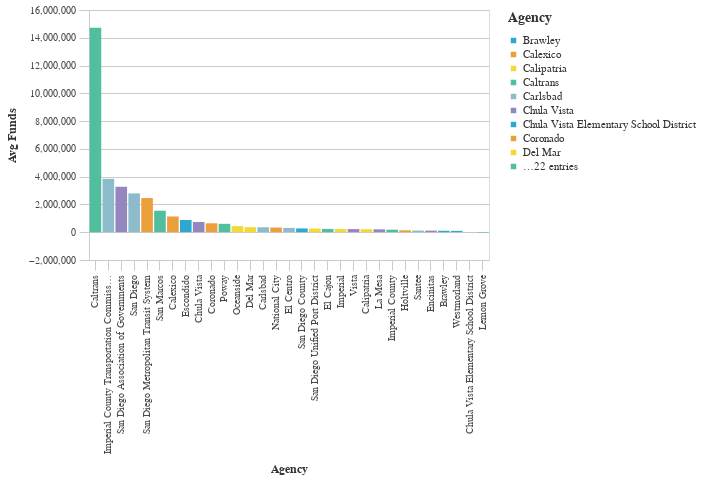

Source (notebook cell):
### Code cell
#Bar chart Bottom Average Total Requested Funds by Agency
avg_funds_bottom = (df>>group_by(_.primary_agency_name)>>summarize(avg_funds=_.adjusted_total_requested.mean())>>arrange(-_.avg_funds)).tail(50)

chart5=( _dla_utils_reports.basic_bar_chart_no_save((avg_funds_bottom.tail(40)), 'primary_agency_name','avg_funds', 'primary_agency_name', district))
    
display(HTML("<h4><strong>Lowest Average Total Funds by Agency ($2021)</strong></h4>"))
chart5

### Figure 1 — Vega-Lite specification as saved in the notebook (floating-point values rounded to 4 significant figures)
{"config": {"view": {"continuousWidth": 400, "continuousHeight": 300}, "axis": {"domainColor": "#cbcbcb", "grid": true, "gridColor": "#cbcbcb", "gridWidth": 1, "labelColor": "#474747", "labelFont": "Nunito Sans", "labelFontSize": 10, "labelPadding": 4, "tickColor": "#cbcbcb", "tickSize": 10, "titleColor": "#333", "titleFont": "Raleway", "titleFontSize": 12, "titlePadding": 10}, "axisBand": {"grid": false}, "background": "white", "font": "Raleway", "header": {"labelFont": "Nunito Sans", "titleFont": "Raleway"}, "legend": {"labelColor": "#333", "labelFont": "Nunito Sans", "labelFontSize": 11, "labelLimit": 0, "padding": 1, "symbolSize": 30, "symbolType": "square", "titleColor": "#333", "titleFont": "Raleway", "titleFontSize": 14, "titlePadding": 10}, "title": {"anchor": "middle", "font": "Raleway", "fontSize": 18, "fontWeight": 300, "offset": 20}}, "data": {"name": "data-f95998987668230d843f32e74955dbdb"}, "mark": "bar", "encoding": {"color": {"field": "primary_agency_name", "legend": {"symbolLimit": 10, "title": "Agency"}, "scale": {"range": ["#2EA8CE", "#EB9F3C", "#F4D837", "#51BF9D", "#8CBCCB", "#9487C0"]}, "type": "nominal"}, "tooltip": [{"field": "primary_agency_name", "type": "nominal"}, {"field": "avg_funds", "type": "quantitative"}], "x": {"field": "primary_agency_name", "sort": "-y", "title": "Agency", "type": "nominal"}, "y": {"field": "avg_funds", "title": "Avg Funds", "type": "quantitative"}}, "height": 250, "width": 400, "$schema": "https://vega.github.io/schema/vega-lite/v4.17.0.json", "datasets": {"data-f95998987668230d843f32e74955dbdb": [{"primary_agency_name": "Caltrans", "avg_funds": 14720000.0}, {"primary_agency_name": "Imperial County Transportation Commission", "avg_funds": 3841000.0}, {"primary_agency_name": "San Diego Association of Governments", "avg_funds": 3273000.0}, {"primary_agency_name": "San Diego", "avg_funds": 2795000.0}, {"primary_agency_name": "San Diego Metropolitan Transit System", "avg_funds": 2461000.0}, {"primary_agency_name": "San Marcos", "avg_funds": 1549000.0}, {"primary_agency_name": "Calexico", "avg_funds": 1134000.0}, {"primary_agency_name": "Escondido", "avg_funds": 881300.0}, {"primary_agency_name": "Chula Vista", "avg_funds": 734300.0}, {"primary_agency_name": "Coronado", "avg_funds": 643600.0}, {"primary_agency_name": "Poway", "avg_funds": 603400.0}, {"primary_agency_name": "Oceanside", "avg_funds": 435700.0}, {"primary_agency_name": "Del Mar", "avg_funds": 359900.0}, {"primary_agency_name": "Carlsbad", "avg_funds": 358800.0}, {"primary_agency_name": "National City", "avg_funds": 336300.0}, {"primary_agency_name": "El Centro", "avg_funds": 310600.0}, {"primary_agency_name": "San Diego County", "avg_funds": 273200.0}, {"primary_agency_name": "San Diego Unified Port District", "avg_funds": 262000.0}, {"primary_agency_name": "El Cajon", "avg_funds": 236700.0}, {"primary_agency_name": "Imperial", "avg_funds": 228400.0}, {"primary_agency_name": "Vista", "avg_funds": 225200.0}, {"primary_agency_name": "Calipatria", "avg_funds": 219700.0}, {"primary_agency_name": "La Mesa", "avg_funds": 208200.0}, {"primary_agency_name": "Imperial County", "avg_funds": 182200.0}, {"primary_agency_name": "Holtville", "avg_funds": 137400.0}, {"primary_agency_name": "Santee", "avg_funds": 121400.0}, {"primary_agency_name": "Encinitas", "avg_funds": 115100.0}, {"primary_agency_name": "Brawley", "avg_funds": 103500.0}, {"primary_agency_name": "Westmorland", "avg_funds": 97410.0}, {"primary_agency_name": "Chula Vista Elementary School District", "avg_funds": -3548.0}, {"primary_agency_name": "Lemon Grove", "avg_funds": -26030.0}]}}
